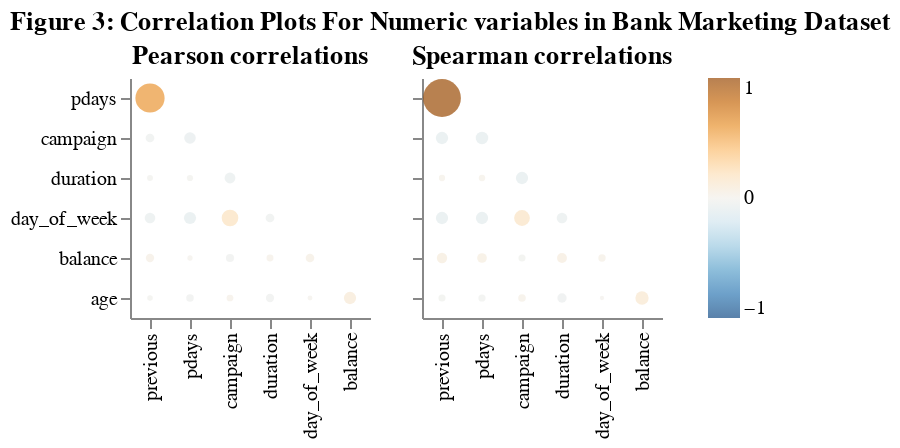

Here is the notebook cell this chart was saved with:
### Code cell
correlation_plots = aly.corr(bank_marketing_sample)
correlation_plots.properties(
    title="Figure 3: Correlation Plots For Numeric variables in Bank Marketing Dataset"
)

### Figure 1 — Vega specification as saved in the notebook (floating-point values rounded to 4 significant figures)
{"$schema": "https://vega.github.io/schema/vega/v6.json", "data": [{"name": "source_0"}, {"name": "data_0", "values": [{"abs_value": 0.5861, "index": "previous", "value": 0.5861, "variable": "pdays"}, {"abs_value": 0.01326, "index": "previous", "value": -0.01326, "variable": "duration"}, {"abs_value": 0.01566, "index": "pdays", "value": -0.01566, "variable": "duration"}, {"abs_value": 0.07071, "index": "campaign", "value": -0.07071, "variable": "duration"}, {"abs_value": 0.04197, "index": "duration", "value": -0.04197, "variable": "day_of_week"}, {"abs_value": 0.06698, "index": "previous", "value": -0.06698, "variable": "day_of_week"}, {"abs_value": 0.09143, "index": "pdays", "value": -0.09143, "variable": "day_of_week"}, {"abs_value": 0.1826, "index": "campaign", "value": 0.1826, "variable": "day_of_week"}, {"abs_value": 0.04182, "index": "previous", "value": -0.04182, "variable": "campaign"}, {"abs_value": 0.08252, "index": "pdays", "value": -0.08252, "variable": "campaign"}, {"abs_value": 0.03803, "index": "previous", "value": 0.03803, "variable": "balance"}, {"abs_value": 0.008615, "index": "pdays", "value": 0.008615, "variable": "balance"}, {"abs_value": 0.03628, "index": "campaign", "value": -0.03628, "variable": "balance"}, {"abs_value": 0.02262, "index": "duration", "value": 0.02262, "variable": "balance"}, {"abs_value": 0.04072, "index": "day_of_week", "value": 0.04072, "variable": "balance"}, {"abs_value": 0.005029, "index": "day_of_week", "value": 0.005029, "variable": "age"}, {"abs_value": 0.01071, "index": "previous", "value": -0.01071, "variable": "age"}, {"abs_value": 0.02865, "index": "pdays", "value": -0.02865, "variable": "age"}, {"abs_value": 0.02056, "index": "campaign", "value": 0.02056, "variable": "age"}, {"abs_value": 0.03687, "index": "duration", "value": -0.03687, "variable": "age"}, {"abs_value": 0.09437, "index": "balance", "value": 0.09437, "variable": "age"}]}, {"name": "source_1"}, {"name": "data_1", "values": [{"abs_value": 0.9887, "index": "previous", "value": 0.9887, "variable": "pdays"}, {"abs_value": 0.0165, "index": "previous", "value": 0.0165, "variable": "duration"}, {"abs_value": 0.01719, "index": "pdays", "value": 0.01719, "variable": "duration"}, {"abs_value": 0.0945, "index": "campaign", "value": -0.0945, "variable": "duration"}, {"abs_value": 0.06695, "index": "duration", "value": -0.06695, "variable": "day_of_week"}, {"abs_value": 0.09395, "index": "previous", "value": -0.09395, "variable": "day_of_week"}, {"abs_value": 0.09461, "index": "pdays", "value": -0.09461, "variable": "day_of_week"}, {"abs_value": 0.163, "index": "campaign", "value": 0.163, "variable": "day_of_week"}, {"abs_value": 0.0957, "index": "previous", "value": -0.0957, "variable": "campaign"}, {"abs_value": 0.09828, "index": "pdays", "value": -0.09828, "variable": "campaign"}, {"abs_value": 0.06429, "index": "previous", "value": 0.06429, "variable": "balance"}, {"abs_value": 0.0549, "index": "pdays", "value": 0.0549, "variable": "balance"}, {"abs_value": 0.02334, "index": "campaign", "value": -0.02334, "variable": "balance"}, {"abs_value": 0.05775, "index": "duration", "value": 0.05775, "variable": "balance"}, {"abs_value": 0.02681, "index": "day_of_week", "value": 0.02681, "variable": "balance"}, {"abs_value": 0.001525, "index": "day_of_week", "value": 0.001525, "variable": "age"}, {"abs_value": 0.02386, "index": "previous", "value": -0.02386, "variable": "age"}, {"abs_value": 0.02557, "index": "pdays", "value": -0.02557, "variable": "age"}, {"abs_value": 0.02906, "index": "campaign", "value": 0.02906, "variable": "age"}, {"abs_value": 0.04911, "index": "duration", "value": -0.04911, "variable": "age"}, {"abs_value": 0.1126, "index": "balance", "value": 0.1126, "variable": "age"}]}, {"name": "source_0_concat_0_x_domain_index", "values": [{"index": "previous", "sort_field": 0.0}, {"index": "pdays", "sort_field": 1.0}, {"index": "campaign", "sort_field": 2.0}, {"index": "duration", "sort_field": 3.0}, {"index": "day_of_week", "sort_field": 4.0}, {"index": "balance", "sort_field": 5.0}]}, {"name": "source_0_concat_0_y_domain_variable", "values": [{"sort_field": 0.0, "variable": "pdays"}, {"sort_field": 2.0, "variable": "duration"}, {"sort_field": 3.0, "variable": "day_of_week"}, {"sort_field": 1.0, "variable": "campaign"}, {"sort_field": 4.0, "variable": "balance"}, {"sort_field": 5.0, "variable": "age"}]}, {"name": "source_1_concat_1_x_domain_index", "values": [{"index": "previous", "sort_field": 0.0}, {"index": "pdays", "sort_field": 1.0}, {"index": "campaign", "sort_field": 2.0}, {"index": "duration", "sort_field": 3.0}, {"index": "day_of_week", "sort_field": 4.0}, {"index": "balance", "sort_field": 5.0}]}, {"name": "source_1_concat_1_y_domain_variable", "values": [{"sort_field": 0.0, "variable": "pdays"}, {"sort_field": 2.0, "variable": "duration"}, {"sort_field": 3.0, "variable": "day_of_week"}, {"sort_field": 1.0, "variable": "campaign"}, {"sort_field": 4.0, "variable": "balance"}, {"sort_field": 5.0, "variable": "age"}]}], "signals": [{"name": "concat_0_x_step", "value": 20}, {"name": "concat_0_width", "update": "bandspace(domain('concat_0_x').length, 1, 0.5) * concat_0_x_step"}, {"name": "concat_0_y_step", "value": 20}, {"name": "concat_0_height", "update": "bandspace(domain('concat_0_y').length, 1, 0.5) * concat_0_y_step"}, {"name": "concat_1_x_step", "value": 20}, {"name": "concat_1_width", "update": "bandspace(domain('concat_1_x').length, 1, 0.5) * concat_1_x_step"}, {"name": "concat_1_y_step", "value": 20}, {"name": "concat_1_height", "update": "bandspace(domain('concat_1_y').length, 1, 0.5) * concat_1_y_step"}], "marks": [{"type": "group", "name": "concat_0_group", "encode": {"update": {"width": {"signal": "concat_0_width"}, "height": {"signal": "concat_0_height"}}}, "marks": [{"type": "symbol", "name": "concat_0_marks", "from": {"data": "data_0"}, "encode": {"update": {"fill": {"field": "value", "scale": "color"}, "shape": {"value": "circle"}, "x": {"field": "index", "scale": "concat_0_x"}, "opacity": {"value": 0.7}, "size": {"field": "abs_value", "scale": "size"}, "y": {"field": "variable", "scale": "concat_0_y"}, "tooltip": {"signal": "{\"corr\": format(datum[\"value\"], \".2f\"), \"x\": isValid(datum[\"index\"]) ? datum[\"index\"] : \"\"+datum[\"index\"], \"y\": isValid(datum[\"variable\"]) ? datum[\"variable\"] : \"\"+datum[\"variable\"]}"}}}, "style": ["circle"]}], "axes": [{"scale": "concat_0_x", "grid": false, "labelAngle": 270, "zindex": 0, "labelAlign": "right", "orient": "bottom", "labelBaseline": "middle"}, {"scale": "concat_0_y", "zindex": 0, "orient": "left", "grid": false}], "title": {"text": "Pearson correlations", "frame": "group"}, "style": "cell"}, {"type": "group", "name": "concat_1_group", "encode": {"update": {"height": {"signal": "concat_1_height"}, "width": {"signal": "concat_1_width"}}}, "marks": [{"type": "symbol", "name": "concat_1_marks", "from": {"data": "data_1"}, "encode": {"update": {"opacity": {"value": 0.7}, "x": {"field": "index", "scale": "concat_1_x"}, "y": {"field": "variable", "scale": "concat_1_y"}, "fill": {"field": "value", "scale": "color"}, "size": {"field": "abs_value", "scale": "size"}, "shape": {"value": "circle"}, "tooltip": {"signal": "{\"corr\": format(datum[\"value\"], \".2f\"), \"x\": isValid(datum[\"index\"]) ? datum[\"index\"] : \"\"+datum[\"index\"], \"y\": isValid(datum[\"variable\"]) ? datum[\"variable\"] : \"\"+datum[\"variable\"]}"}}}, "style": ["circle"]}], "axes": [{"scale": "concat_1_x", "grid": false, "zindex": 0, "labelBaseline": "middle", "labelAngle": 270, "labelAlign": "right", "orient": "bottom"}, {"scale": "concat_1_y", "orient": "left", "labels": false, "zindex": 0, "grid": false}], "title": {"text": "Spearman correlations", "frame": "group"}, "style": "cell"}], "scales": [{"name": "color", "type": "linear", "domain": [-1, 1], "range": {"scheme": "blueorange"}, "zero": true, "interpolate": "hcl"}, {"name": "size", "type": "linear", "domain": [0, 1], "range": [4, 361], "zero": true}, {"name": "concat_0_x", "type": "point", "domain": {"data": "source_0_concat_0_x_domain_index", "field": "index", "sort": {"op": "max", "field": "sort_field"}}, "range": {"step": {"signal": "concat_0_x_step"}}, "padding": 0.5}, {"name": "concat_0_y", "type": "point", "domain": {"data": "source_0_concat_0_y_domain_variable", "field": "variable", "sort": {"op": "max", "field": "sort_field"}}, "range": {"step": {"signal": "concat_0_y_step"}}, "padding": 0.5}, {"name": "concat_1_x", "type": "point", "domain": {"data": "source_1_concat_1_x_domain_index", "field": "index", "sort": {"op": "max", "field": "sort_field"}}, "range": {"step": {"signal": "concat_1_x_step"}}, "padding": 0.5}, {"name": "concat_1_y", "type": "point", "domain": {"data": "source_1_concat_1_y_domain_variable", "field": "variable", "sort": {"op": "max", "field": "sort_field"}}, "range": {"step": {"signal": "concat_1_y_step"}}, "padding": 0.5}], "title": {"text": "Figure 3: Correlation Plots For Numeric variables in Bank Marketing Dataset", "anchor": "start"}, "background": "white", "padding": 5, "legends": [{"fill": "color", "gradientLength": {"signal": "clamp(concat_0_height, 64, 200)"}, "encode": {"gradient": {"update": {"opacity": {"value": 0.7}}}}}], "config": {"style": {"cell": {"strokeWidth": 0}}}, "layout": {"padding": 20, "bounds": "full", "align": "each"}}
